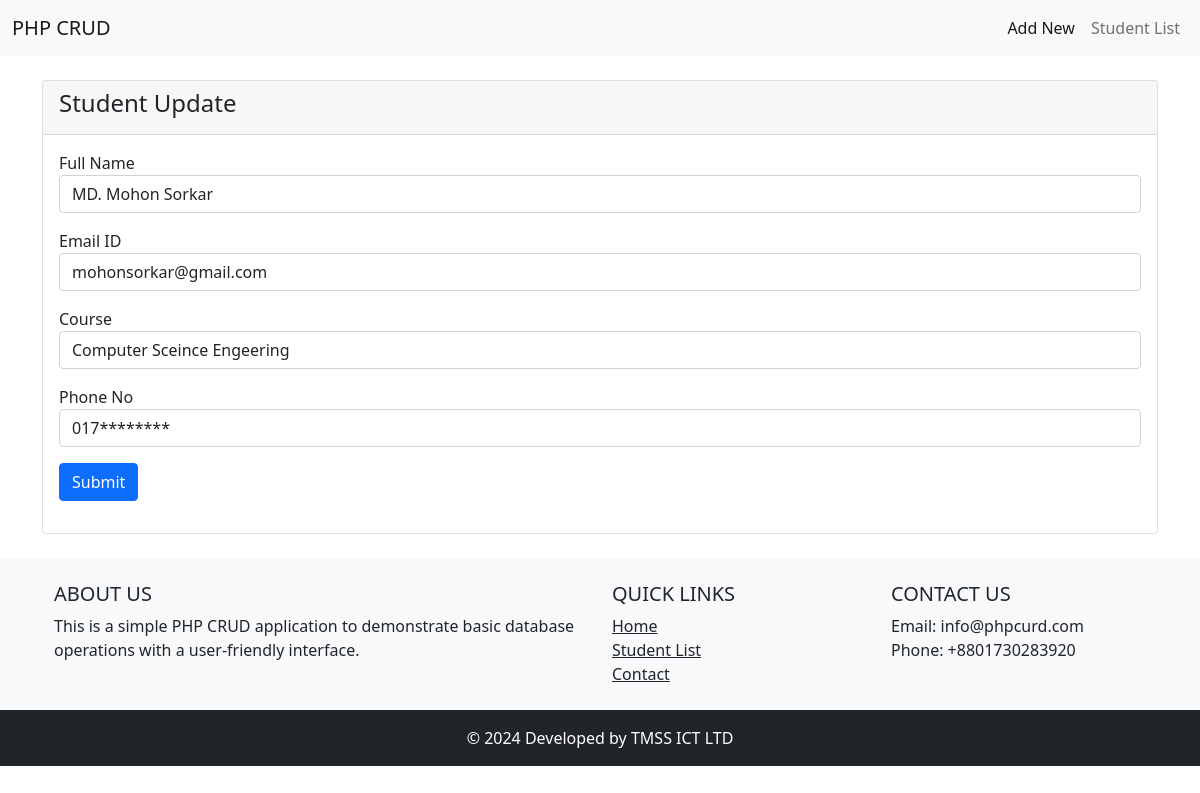
/update.php?id=12, run on the app's committed database.
### tables this page shows
CREATE TABLE `students` (
  `fullname` varchar(255) NOT NULL,
  `email` varchar(255) NOT NULL,
  `phone` varchar(255) NOT NULL,
  `course` varchar(255) NOT NULL,
  `id` int NOT NULL
);

### update.php (the view, shortened to what this page needs)
<!DOCTYPE html>
<html lang="en">
<head>
    <link href="https://cdn.jsdelivr.net/npm/bootstrap@5.1.3/dist/css/bootstrap.min.css" rel="stylesheet">
    <link href="https://cdn.jsdelivr.net/npm/sweetalert2@11/dist/sweetalert2.min.css" rel="stylesheet">
</head>
<body>
<nav class="navbar navbar-expand-lg navbar-light bg-light">
        <div class="container-fluid">
            <a class="navbar-brand" href="#">PHP CRUD</a>
            <div class="collapse navbar-collapse" id="navbarNav">
                <ul class="navbar-nav ms-auto">
                    <li class="nav-item">
                        <a class="nav-link active" aria-current="page" href="insert.php">Add New</a>
                    </li>
                    <li class="nav-item">
                        <a class="nav-link" href="index.php">Student List</a>
                    </li>
                </ul>
            </div>
        </div>
    </nav>
    <?php
    include "db_con.php";
    if(isset($_GET['id'])){
        $id = $_GET['id'];
        $sql = "SELECT * FROM students WHERE id = '$id'";
        $result = $con->query($sql);
        if($result->num_rows > 0){
            while($row = $result->fetch_assoc()){
                $name = $row['fullname'];
                $email = $row['email'];
                $course = $row['course'];
                $phone = $row['phone'];
            }
            ?>
        <div class="container mt-4">
        <div class="row">
            <div class="col-md-12">
                <div class="card">
                    <div class="card-header">
                        <h4>Student Update</h4>
                    </div>
                    <div class="card-body">
                        <form action="" method="POST">
                            <div class="mb-3">
                                <label for="">Full Name</label>
                                <input type="text" name="fullname" value="<?php echo $name; ?>" required class="form-control" />
                            </div>
                            <div class="mb-3">
                                <label for="">Email ID</label>
                                <input type="email" name="email" value="<?php echo $email; ?>"  required class="form-control" />
                            </div>
                            <div class="mb-3">
                                <label for="">Course</label>
                                <input type="text" name="course" value="<?php echo $course; ?>" required class="form-control" />
                            </div>
                            <div class="mb-3">
                                <label for="">Phone No</label>
                                <input type="text" name="phone" value="<?php echo $phone; ?>" required class="form-control" />
                            </div>
                            <div class="mb-3">
                                <input type="submit" name="update" value="Submit" class="btn btn-primary">
                            </div>
                        </form>
                    </div>
                </div>
            </div>
        </div>
    </div>
       <?php
    }
    }
    ?>
    <footer class="bg-light text-center text-lg-start mt-4">
        <div class="container p-4">
            <div class="row">
                <div class="col-lg-6 col-md-12 mb-4 mb-md-0">
                    <h5 class="text-uppercase">About Us</h5>
                    <p>
                        This is a simple PHP CRUD application to demonstrate basic database operations with a user-friendly interface.
                    </p>
                </div>
                <div class="col-lg-3 col-md-6 mb-4 mb-md-0">
                    <h5 class="text-uppercase">Quick Links</h5>
                    <ul class="list-unstyled mb-0">
                        <li><a href="#" class="text-dark">Home</a></li>
                        <li><a href="#" class="text-dark">Student List</a></li>
                        <li><a href="#" class="text-dark">Contact</a></li>
                    </ul>
                </div>
                <div class="col-lg-3 col-md-6 mb-4 mb-md-0">
                    <h5 class="text-uppercase">Contact Us</h5>
                    <ul class="list-unstyled">
                        <li>Email: info@phpcurd.com</li>
                        <li>Phone: +8801730283920</li>
                    </ul>
                </div>
            </div>
        </div>
        <div class="text-center p-3 bg-dark text-white">
            © 2024 Developed by TMSS ICT LTD
        </div>
</footer>
</body>
</html>

### data on the page
students: fullname "MD. Mohon Sorkar", email "mohonsorkar@gmail.com", course "Computer Sceince Engeering", phone "017********"
